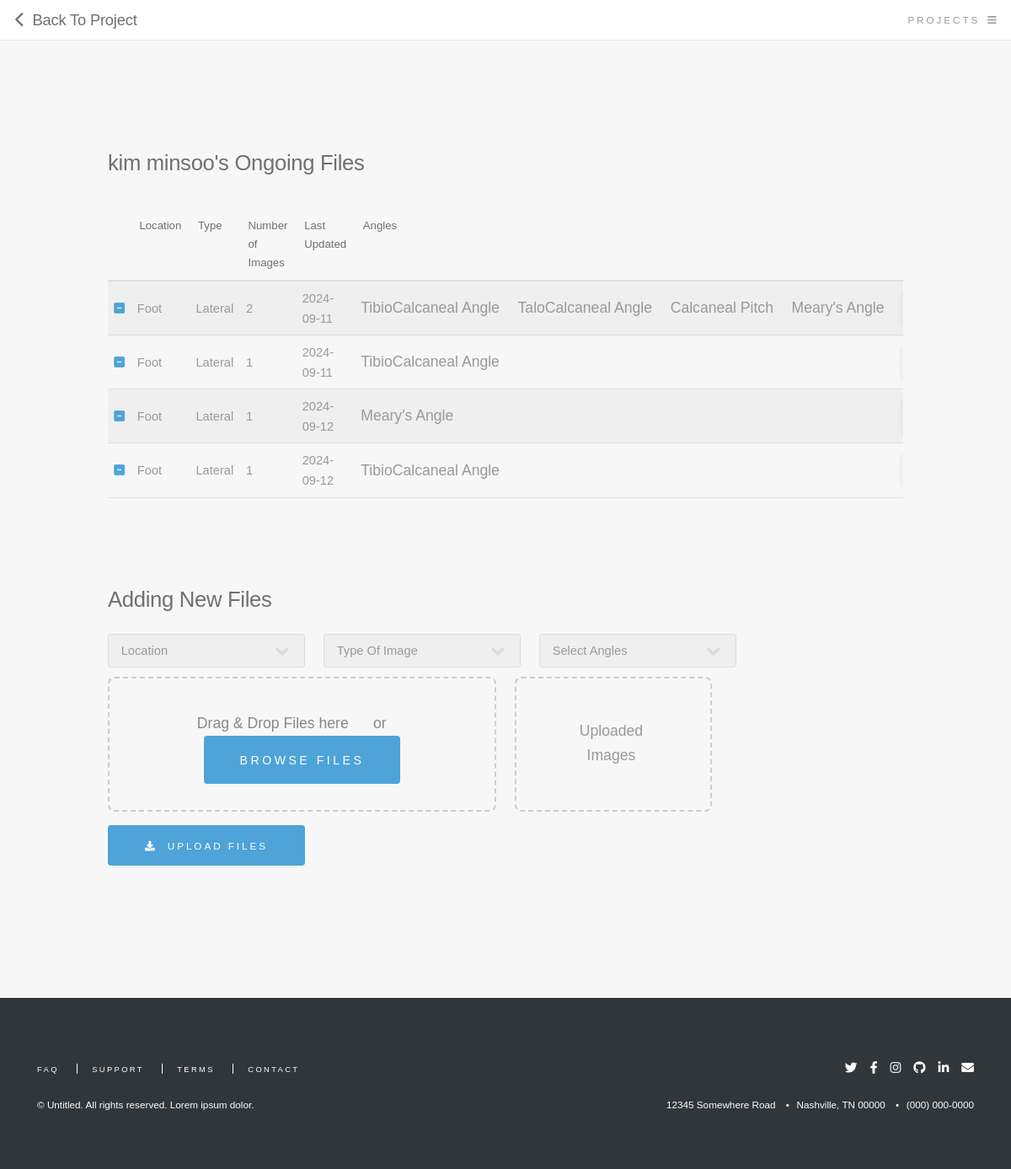
The page /file/2 (signed in) on the database as committed earlier.
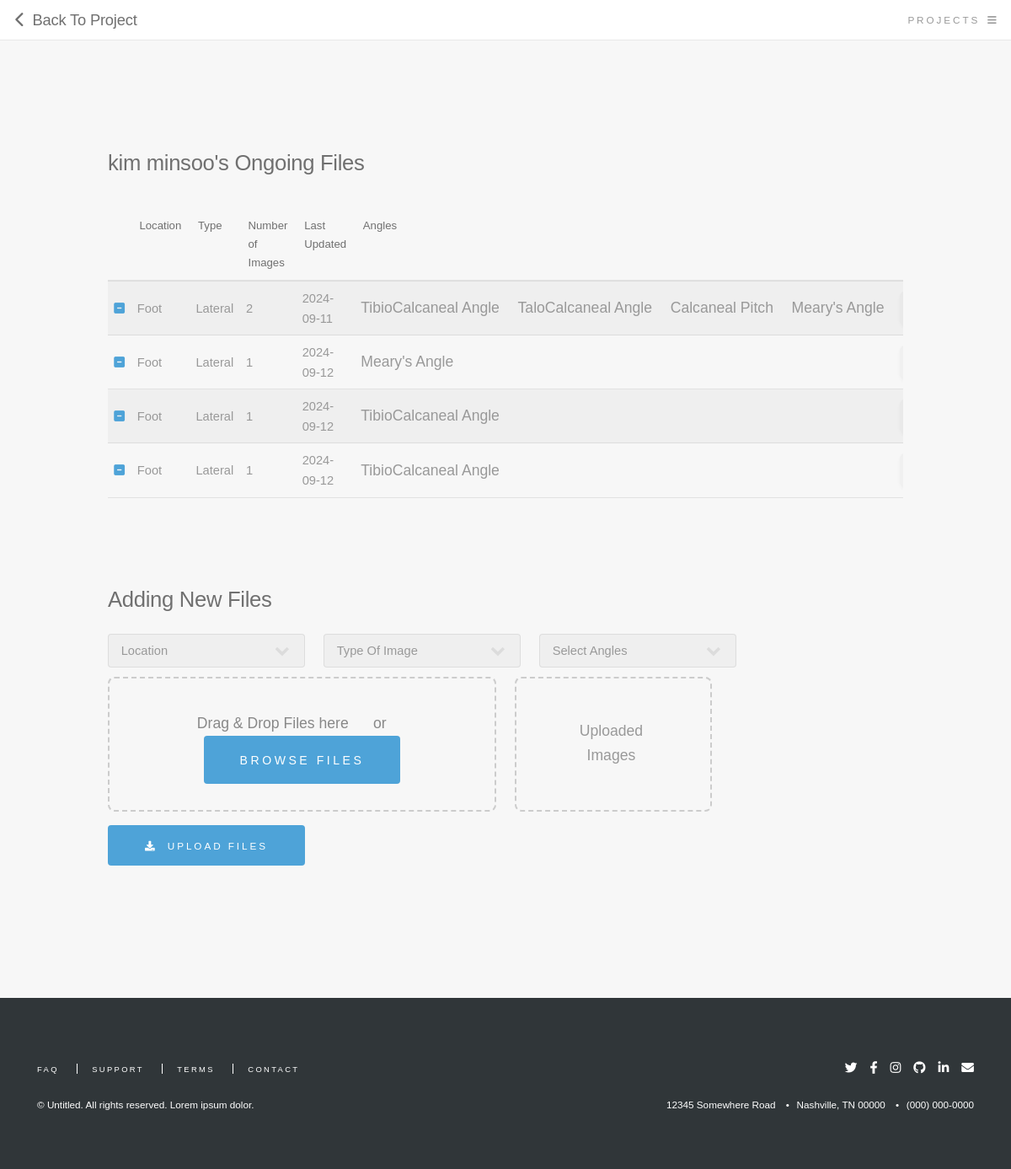
The same page on the database as committed later.
### main.py (models this page shows)
class User(db.Model, UserMixin):
    __tablename__ = 'user'
    id = db.Column(db.Integer, primary_key=True)
    name = db.Column(db.String(100), nullable=False)
    email = db.Column(db.String(100), unique=True, nullable=False)
    password = db.Column(db.String(100), nullable=False)
    projects = db.relationship('Project', backref='owner', lazy=True)

class File(db.Model):
    __tablename__ = 'file'
    id = db.Column(db.Integer, primary_key=True)
    name1 = db.Column(db.String(100),nullable=False)
    name2 = db.Column(db.String(100),nullable=False)
    selected_angles = db.Column(db.Text,nullable=False)
    image_data = db.Column(db.String(100), nullable=False)
    image_number = db.Column(db.Integer)
    file_time = db.Column(db.String(100))
    project_id = db.Column(db.Integer, db.ForeignKey('project.id'), nullable=False)
    status = db.Column(db.String, default='pending')

### main.py (the view, shortened to what this page needs)
@app.route("/file/<int:project_number>", methods=["GET", "POST"])
@login_required
def file(project_number):
    projects = Project.query.filter_by(user_id=current_user.id).all()
    files = File.query.filter_by(project_id=project_number).all()
    for file in files:
        file.selected_angles = ast.literal_eval(file.selected_angles)
    return render_template('file.html', projects=projects, files=files, project_id=project_number)

### main.py (called while the page is built)
@login_manager.user_loader
def load_user(user_id):
    return db.session.query(User).get(user_id)

### templates/file.html (shortened to what this page needs)
<!DOCTYPE html>
<html>
  <head>
    <link
      rel="stylesheet"
      href="{{ url_for('static', filename='assets/css/main.css') }}"
    />
  </head>
  <body class="is-preload">
    <header id="header">
      <h1>
        <a
          href="{{ url_for('project') }}"
          class="fa-solid fa-chevron-left"
          style="text-decoration: none"
        ></a>
        <a href="{{ url_for('project')  }}">&nbsp;Back To Project</a>
      </h1>
      <a href="#menu">Projects</a>
    </header>
    <section style="padding: 8rem">
      <h2>{{ current_user.name }}'s Ongoing Files</h2>
      <br />
      <div class="table-wrapper">
        <table>
          <thead>
            <tr>
              <th style="width: 2rem"></th>
              <th>Location</th>
              <th>Type</th>
              <th>Number of Images</th>
              <th>Last Updated</th>
              <th>Angles</th>
              <th style="width: 8rem"></th>
            </tr>
          </thead>
          <tbody>
            {% for file in files %}
            <tr>
              <td style="padding: 0.5em 0.5em; vertical-align:middle;">
                <a
                  href="{{ url_for('delete_file', project_number=project_id, file_id=file.id) }}"
                  class="fa-solid fa-square-minus"
                  style="text-decoration: none;"
                ></a>
              </td>
              <td style="padding: 0.5em 0.5em; vertical-align:middle;">{{ file.name1 }}</td>
              <td style="padding: 0.5em 0.5em; vertical-align:middle;">{{ file.name2 }}</td>
              <td style="padding: 0.5em 0.5em; vertical-align:middle;">{{ file.image_number }}</td>
              <td style="padding: 0.5em 0.5em; vertical-align:middle;">{{ file.file_time }}</td>
              <td style="padding: 0em 0.5em; vertical-align:middle;max-width: 40rem;">
                <div style="white-space: nowrap; overflow-x: auto; ">
                  {% for angle in file.selected_angles %}
                  <ul style="font-size: 1.1rem; display: inline; margin: 0; padding-right: 1em; padding-left: 0;">{{ angle }}</ul>
                  {% endfor %}
                </div>
              </td>
              <td style="padding: 0.3em 0.5em; vertical-align:middle;">
                <div class="inference-container">
                  <a
                    href="#"
                    class="button run {% if file.status != 'pending' %}disabled{% endif %}"
                    style="height: 2.6rem; font-size: 0.8rem"
                    {% if file.status != 'pending' %}disabled{% endif %}
                    > Run</a
                  >
                </div>
              </td>
            </tr>
            {% endfor %}
          </tbody>
        </table>
        <br />
        <br />
        <br />
        <h2>Adding New Files</h2>
        <form
          method="POST"
          action="{{ url_for('file', project_number=project_id) }}"
          enctype="multipart/form-data"
        >
          <div class="container">
            <div class="row">
              <div class="col-3 col-8-small" style="min-width: 16rem;">
                <select name="location" id="location" required>
                  <option value="" selected disabled hidden>Location</option>
                </select>
              </div>
              <div class="col-3 col-8-small" style="min-width: 16rem;">
                <select name="view" id="view" required>
                  <option value="" selected disabled hidden>Type Of Image</option>
                </select>
              </div>
              <div class="col-3 col-8-small" style="min-width: 16rem;">
                <div class="multiselect-dropdown">
                  <div class="select-box" onclick="toggleDropdown()">
                      <select>
                          <option>Select Angles</option>
                      </select>
                      <div class="over-select"></div>
                  </div>
                </div>
              </div>
            </div>
            <div class="row" style="padding-top: 0.7rem; align-items: flex-end;">
              <div class="col-6 col-8-small" style="min-width: 16rem;">
                <div id="dropzone" class="dropzone">
                  <div style="padding-top: 0.5rem;">Drag & Drop Files here &nbsp;&nbsp;&nbsp;&nbsp; or &nbsp;&nbsp;&nbsp;&nbsp;
                    <button type="button" id="file-upload-btn" class="button primary">Browse Files</button>
                  </div>
                </div>
              </div>
              <div class="col-3 col-8-small" style="min-width: 16rem">
                <div class="dropzone">
                  <div id="file-list" class="file-list" style="font-size: 1.1rem; padding: 1rem">
                    <span class="placeholder">Uploaded Images</span>
                  </div>
                </div>
              </div>
              <div
                class="col-3 col-4-small"
                style="
                  display: flex;
                  flex-direction: column;
                  justify-content: flex-end;
                  min-width: 16rem;
                  padding-top: 1rem;
                "
              >
                <button
                  type="submit"
                  id="upload-form"
                  class="button primary icon solid fa-download"
                >
                  Upload Files
                </button>
              </div>
            </div>
          </div>
        </form>
      </div>
    </section>
    <footer id="footer">
      <div class="inner">
        <ul class="icons">
          <li>
            <a href="#" class="icon brands fa-twitter"
              ><span class="label">Twitter</span></a
            >
          </li>
          <li>
            <a href="#" class="icon brands fa-facebook-f"
              ><span class="label">Facebook</span></a
            >
          </li>
          <li>
            <a href="#" class="icon brands fa-instagram"
              ><span class="label">Instagram</span></a
            >
          </li>
          <li>
            <a href="#" class="icon brands fa-github"
              ><span class="label">GitHub</span></a
            >
          </li>
          <li>
            <a href="#" class="icon brands fa-linkedin-in"
              ><span class="label">LinkedIn</span></a
            >
          </li>
          <li>
            <a href="#" class="icon solid fa-envelope"
              ><span class="label">Envelope</span></a
            >
          </li>
        </ul>
        <ul class="contact">
          <li>12345 Somewhere Road</li>
          <li>Nashville, TN 00000</li>
          <li>(000) 000-0000</li>
        </ul>
        <ul class="links">
          <li><a href="#">FAQ</a></li>
          <li><a href="#">Support</a></li>
          <li><a href="#">Terms</a></li>
          <li><a href="#">Contact</a></li>
        </ul>
        <p class="copyright">
          &copy; Untitled. All rights reserved. Lorem ipsum dolor.
        </p>
      </div>
    </footer>
  </body>
</html>

### templates/file.html (style rules this page uses)
.dropzone { position: relative; border: 2px dashed #cccccc; border-radius: 8px; padding: 0.5rem; width: 100%; height: 10rem; display: flex; flex-direction: column; align-items: center; justify-content: center; text-align: center; margin-right: 0rem; font-size: 1rem; color: #888888; }
.file-list { position: absolute; top: 0.2rem; left: 0.2rem; text-align: start; width: 95%; height: 95%; overflow: auto; }

Rows that differ between the two databases and show on the page:
removed File: name1 "Foot", name2 "Lateral", image_number "1", file_time "2024-09-11", selected_angles "TibioCalcaneal Angle"
added File: name1 "Foot", name2 "Lateral", image_number "1", file_time "2024-09-12", selected_angles "TibioCalcaneal Angle"
